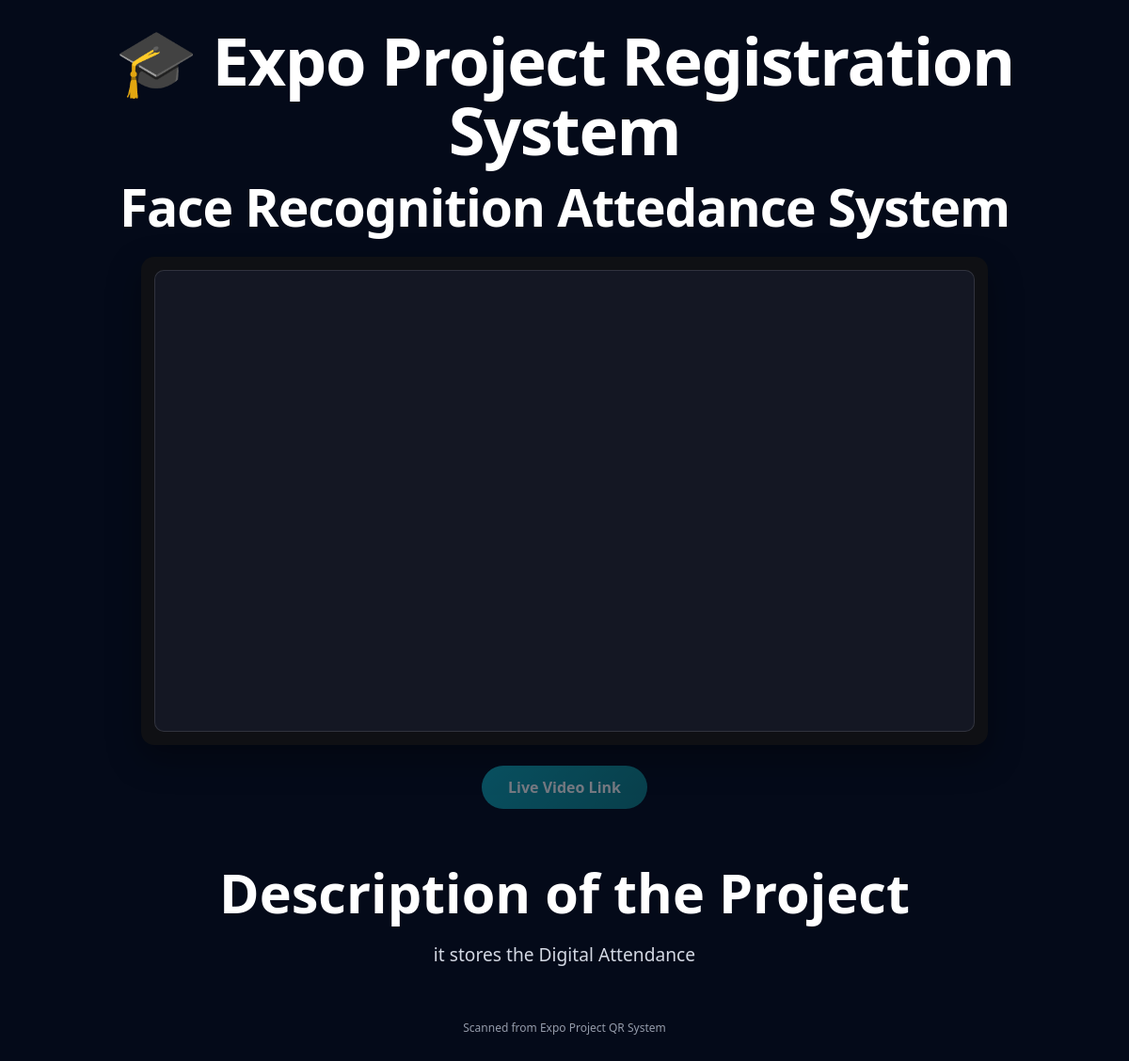
The app's page /?id=30 with its own data.
### tables this page shows
CREATE TABLE projects (
            id INTEGER PRIMARY KEY AUTOINCREMENT,
            name TEXT,
            roll TEXT,
            project_title TEXT,
            project_description TEXT,
            website_link TEXT,
            qr_path TEXT
        , video_link TEXT, created_at TEXT, expires_at TEXT);

### web_app.py (the view, shortened to what this page needs)
@app.route("/")
def index():
    project_id = request.args.get("id")
    if project_id:
        project_data = get_project_by_id(project_id)
        if project_data:
            expires_at = project_data[8]
            if is_qr_expired(expires_at):
                return render_template("qr_expired.html", project_title=project_data[3], expires_at=expires_at)
            website = project_data[5]
            description = project_data[4]
            video_link = project_data[6]
            video = get_video_context(video_link)
            return render_template(
                "project_detail.html",
                project_title=project_data[3],
                live_video_link=(video_link or "").strip(),
                description=description,
                video_mode=video["video_mode"],
                video_src=video["video_src"],
            )
        else:
            return render_template("project_not_found.html")

### web_app.py (called while the page is built, shortened)
def get_project_by_id(project_id):
    try:
        conn = sqlite3.connect(DATABASE)
        cursor = conn.cursor()
        cursor.execute(
            """
            SELECT
                id,
                name,
                roll,
                project_title,
                project_description,
                website_link,
                video_link,
                qr_path,
                expires_at
            FROM projects
            WHERE id = ?
            """,
            (project_id,),
        )
        data = cursor.fetchone()
        conn.close()
        return data
    except Exception as e:
        print("Database Error:", e)
        return None

def is_qr_expired(expires_at_text):
    if not expires_at_text:
        return False
    try:
        expires_at = datetime.fromisoformat(expires_at_text)
        return datetime.utcnow() > expires_at
    except ValueError:
        return False

def get_youtube_embed_url(url):
    if not url:
        return None

def get_video_context(video_link):
    candidate = (video_link or "").strip()
    youtube_embed = get_youtube_embed_url(candidate)
    if youtube_embed:
        return {
            "video_mode": "youtube",
            "video_src": youtube_embed,
        }
    lower = candidate.lower()
    if lower.endswith((".mp4", ".webm", ".ogg")):
        return {
            "video_mode": "direct",
            "video_src": candidate,
        }
    return {
        "video_mode": None,
        "video_src": "",
    }

### templates/project_detail.html (shortened to what this page needs)
<!DOCTYPE html>
<html lang="en">
<head>
</head>
<body>
<div class="container">
    <div class="header">
        <div class="system-title">🎓 Expo Project Registration System</div>
        <div class="project-title">{{ project_title }}</div>
    </div>
    <div class="video-section">
        {% if video_mode == "direct" %}
        <video playsinline controls preload="metadata">
            <source src="{{ video_src }}">
            Your browser does not support the video tag.
        </video>
        {% else %}
        <div class="video-placeholder"></div>
        {% endif %}
    </div>
    <div class="link-wrap">
        {% if live_video_link %}
        <a class="live-link" href="{{ live_video_link }}" target="_blank" rel="noopener noreferrer">Live Video Link</a>
        {% else %}
        <span class="live-link disabled">Live Video Link</span>
        {% endif %}
    </div>
    <div class="content">
        <div class="detail">
            <div class="label">Description of the Project</div>
            <div class="value">{{ description }}</div>
        </div>
    </div>
    <div class="footer">
        Scanned from Expo Project QR System
    </div>
</div>
</body>
</html>

### templates/project_detail.html (style rules this page uses)
* { margin: 0; padding: 0; box-sizing: border-box; }
body { font-family: "Segoe UI", Tahoma, Geneva, Verdana, sans-serif; background: #040a19; min-height: 100vh; padding: 28px 18px 44px; color: #f3f5f9; }
.container { max-width: 980px; margin: auto; text-align: center; }
.header { margin-bottom: 24px; }
.system-title { color: #ffffff; font-size: clamp(2.4rem, 6vw, 4.4rem); line-height: 1.05; font-weight: 800; margin-bottom: 14px; letter-spacing: -0.02em; }
.project-title { color: #ffffff; font-size: clamp(1.8rem, 4.6vw, 3.5rem); line-height: 1.08; font-weight: 800; letter-spacing: -0.02em; text-wrap: balance; }
.video-section { margin: 0 auto; width: min(100%, 900px); background: #0f1014; border-radius: 14px; padding: 14px; box-shadow: 0 14px 35px rgba(0, 0, 0, 0.35); }
.video-placeholder { width: 100%; border-radius: 10px; background: #141723; aspect-ratio: 16 / 9; border: 1px solid rgba(255, 255, 255, 0.12); }
.link-wrap { margin-top: 22px; }
.live-link { display: inline-block; background: linear-gradient(135deg, #0fa6b8, #0f7f87); color: #ffffff; text-decoration: none; font-weight: 700; padding: 12px 28px; border-radius: 999px; box-shadow: 0 8px 22px rgba(6, 147, 162, 0.35); transition: transform 0.2s ease, box-shadow 0.2s ease, opacity 0.2s ease; }
.live-link.disabled { pointer-events: none; opacity: 0.45; box-shadow: none; }
.content { margin: 28px auto 0; width: min(100%, 860px); padding: clamp(16px, 2.5vw, 28px) clamp(16px, 3vw, 24px); }
.detail { margin: 0; }
.label { font-size: clamp(2.1rem, 5vw, 3.6rem); color: #ffffff; font-weight: 800; margin-bottom: 18px; line-height: 1.15; text-wrap: balance; }
.value { color: #d3d8e3; line-height: 1.55; font-size: clamp(1.05rem, 1.9vw, 1.2rem); max-width: 60ch; margin: 0 auto; white-space: pre-line; }
.footer { margin-top: 26px; font-size: 12px; color: #aeb5c4; opacity: 0.85; }

### records on screen
projects: project_title "Face Recognition Attedance System", project_description "it stores the Digital Attendance"
